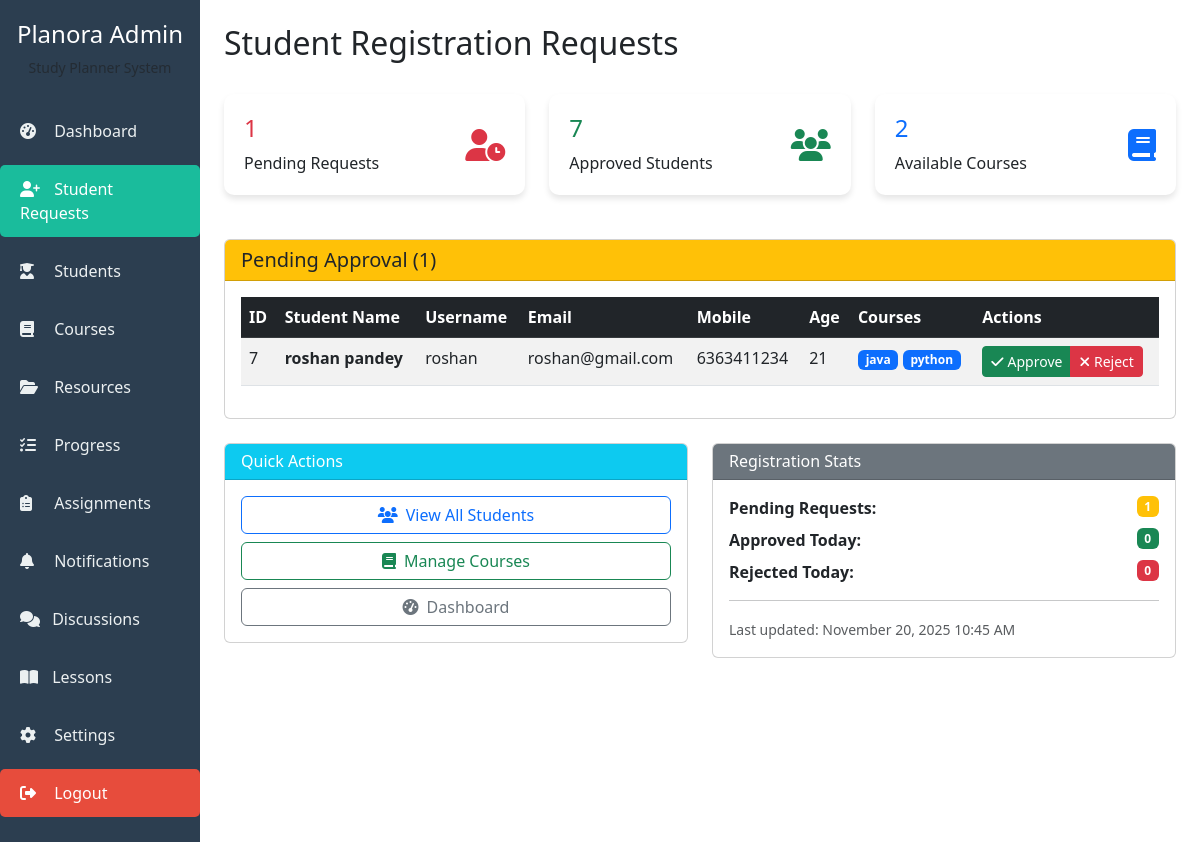
The app's page /student_requests/ (signed in) with its own data.
### core/models.py (models this page shows, shortened)
class StudentRequest(models.Model):
    first_name = models.CharField(max_length=100)
    last_name = models.CharField(max_length=100)
    username = models.CharField(max_length=50, unique=True)
    email = models.EmailField(unique=True)
    password = models.CharField(max_length=128)
    mobile = models.CharField(max_length=10)
    age = models.PositiveIntegerField()
    courses = models.ManyToManyField(Course)
    is_approved = models.BooleanField(default=False)
    password_plain = models.CharField(max_length=128, blank=True)  # Store plain password temporarily

class Course(models.Model):
    name = models.CharField(max_length=100)
    description = models.TextField(blank=True, null=True)

### core/views.py (the view)
# urls.py: path('student_requests/', views.admin_student_requests, name='student_requests'),
@login_required
def admin_student_requests(request):
    if not request.user.is_staff and not request.user.is_superuser:
        messages.error(request, "Access denied!")
        return redirect('home')
    pending_requests = StudentRequest.objects.filter(is_approved=False)
    approved_students = StudentProfile.objects.count()
    total_courses = Course.objects.count()
    context = {
        'pending_requests': pending_requests,
        'approved_students': approved_students,
        'total_courses': total_courses,
    }
    return render(request, 'admin_panel/student_requests.html', context)

### core/templates/admin_panel/student_requests.html (shortened to what this page needs)
{% extends 'admin_panel/base_admin.html' %}
{% load static %}
{% block page_title %}Student Registration Requests{% endblock %}
{% block content %}
<div class="row mb-4">
    <div class="col-md-4">
        <div class="stat-card" style="border-left-color: #e74c3c;">
            <div class="d-flex align-items-center">
                <div class="flex-grow-1">
                    <h4 class="text-danger">{{ pending_requests|length }}</h4>
                    <p class="mb-0">Pending Requests</p>
                </div>
                <i class="fas fa-user-clock fa-2x text-danger"></i>
            </div>
        </div>
    </div>
    <div class="col-md-4">
        <div class="stat-card" style="border-left-color: #2ecc71;">
            <div class="d-flex align-items-center">
                <div class="flex-grow-1">
                    <h4 class="text-success">{{ approved_students }}</h4>
                    <p class="mb-0">Approved Students</p>
                </div>
                <i class="fas fa-users fa-2x text-success"></i>
            </div>
        </div>
    </div>
    <div class="col-md-4">
        <div class="stat-card" style="border-left-color: #3498db;">
        <div class="d-flex align-items-center">
                <div class="flex-grow-1">
                    <h4 class="text-primary">{{ total_courses }}</h4>
                    <p class="mb-0">Available Courses</p>
                </div>
                <i class="fas fa-book fa-2x text-primary"></i>
            </div>
        </div>
    </div>
</div>
<div class="card">
    <div class="card-header bg-warning text-dark">
        <h5 class="mb-0">Pending Approval ({{ pending_requests|length }})</h5>
    </div>
    <div class="card-body">
        {% if pending_requests %}
        <div class="table-responsive">
            <table class="table table-striped table-hover">
                <thead class="table-dark">
                    <tr>
                        <th>ID</th>
                        <th>Student Name</th>
                        <th>Username</th>
                        <th>Email</th>
                        <th>Mobile</th>
                        <th>Age</th>
                        <th>Courses</th>
                        <th>Actions</th>
                    </tr>
                </thead>
                <tbody>
                    {% for request in pending_requests %}
                    <tr>
                        <td>{{ request.id }}</td>
                        <td>
                            <strong>{{ request.first_name }} {{ request.last_name }}</strong>
                        </td>
                        <td>{{ request.username }}</td>
                        <td>{{ request.email }}</td>
                        <td>{{ request.mobile }}</td>
                        <td>{{ request.age }}</td>
                        <td>
                            {% for course in request.courses.all %}
                            <span class="badge bg-primary">{{ course.name }}</span>
                            {% empty %}
                            <span class="text-muted">No courses</span>
                            {% endfor %}
                        </td>
                        <td>
                            <div class="btn-group btn-group-sm">
                                <a href="{% url 'approve_student' request.id %}" class="btn btn-success">
                                    <i class="fas fa-check me-1"></i>Approve
                                </a>
                                <button type="button" class="btn btn-danger" data-bs-toggle="modal" data-bs-target="#rejectModal{{ request.id }}">
                                    <i class="fas fa-times me-1"></i>Reject
                                </button>
                            </div>
                        </td>
                    </tr>
                    {% endfor %}
                </tbody>
            </table>
        </div>
        {% endif %}
    </div>
</div>
<div class="row mt-4">
    <div class="col-md-6">
        <div class="card">
            <div class="card-header bg-info text-white">
                <h6 class="mb-0">Quick Actions</h6>
            </div>
            <div class="card-body">
                <div class="d-grid gap-2">
                    <a href="{% url 'students' %}" class="btn btn-outline-primary">
                        <i class="fas fa-users me-2"></i>View All Students
                    </a>
                    <a href="{% url 'admin_courses' %}" class="btn btn-outline-success">
                        <i class="fas fa-book me-2"></i>Manage Courses
                    </a>
                    <a href="{% url 'admin_dashboard' %}" class="btn btn-outline-secondary">
                        <i class="fas fa-tachometer-alt me-2"></i>Dashboard
                    </a>
                </div>
            </div>
        </div>
    </div>
    <div class="col-md-6">
        <div class="card">
            <div class="card-header bg-secondary text-white">
                <h6 class="mb-0">Registration Stats</h6>
            </div>
            <div class="card-body">
                <div class="mb-2">
                    <strong>Pending Requests:</strong>
                    <span class="float-end badge bg-warning">{{ pending_requests|length }}</span>
                </div>
                <div class="mb-2">
                    <strong>Approved Today:</strong>
                    <span class="float-end badge bg-success">0</span>
                </div>
                <div class="mb-2">
                    <strong>Rejected Today:</strong>
                    <span class="float-end badge bg-danger">0</span>
                </div>
                <hr>
                <small class="text-muted">Last updated: {% now "F j, Y g:i A" %}</small>
            </div>
        </div>
    </div>
</div>
{% endblock %}

### core/templates/admin_panel/base_admin.html (style rules this page uses)
.stat-card { background: white; padding: 20px; border-radius: 8px; box-shadow: 0 2px 4px rgba(0,0,0,0.1); border-left: 4px solid #ccc; margin-bottom: 20px; }
.stat-card { background: white; border-radius: 10px; padding: 20px; box-shadow: 0 4px 6px rgba(0,0,0,0.1); border: none; transition: transform 0.2s; }

### records on screen
StudentRequest: id "7", first_name "roshan", last_name "pandey", username "roshan", email "roshan@gmail.com", mobile "6363411234", age "21"
Course: name "java"
Course: name "python"

### other values on screen
{{ pending_requests|length }} "1"
{{ approved_students }} "7"
{{ total_courses }} "2"
